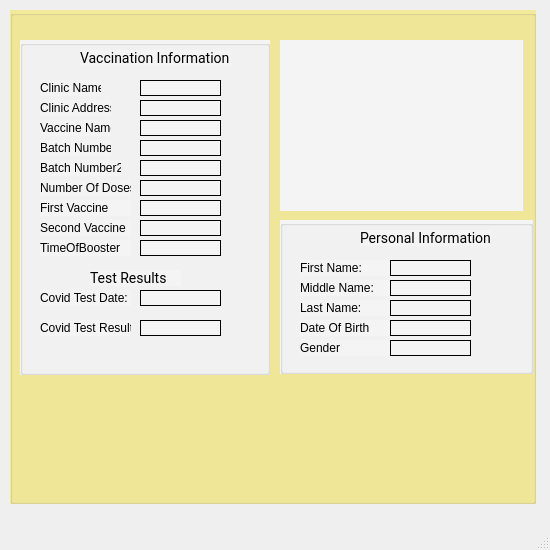
<?xml version="1.0" encoding="UTF-8"?>
<ui version="4.0">
 <class>citezinReport</class>
 <widget class="QMainWindow" name="citezinReport">
  <property name="geometry">
   <rect>
    <x>0</x>
    <y>0</y>
    <width>550</width>
    <height>550</height>
   </rect>
  </property>
  <property name="windowTitle">
   <string>MainWindow</string>
  </property>
  <widget class="QWidget" name="centralwidget">
   <widget class="QGroupBox" name="groupBox">
    <property name="geometry">
     <rect>
      <x>10</x>
      <y>10</y>
      <width>526</width>
      <height>494</height>
     </rect>
    </property>
    <property name="styleSheet">
     <string notr="true">background: rgba(247, 225, 24, 0.4);</string>
    </property>
    <property name="title">
     <string/>
    </property>
    <widget class="QGroupBox" name="groupBox_2">
     <property name="geometry">
      <rect>
       <x>10</x>
       <y>30</y>
       <width>250</width>
       <height>335</height>
      </rect>
     </property>
     <property name="styleSheet">
      <string notr="true">background-color: rgb(244, 244, 244);</string>
     </property>
     <property name="title">
      <string/>
     </property>
     <widget class="QLabel" name="label_2">
      <property name="geometry">
       <rect>
        <x>60</x>
        <y>10</y>
        <width>151</width>
        <height>16</height>
       </rect>
      </property>
      <property name="styleSheet">
       <string notr="true">font-family: Roboto;
font-style: normal;
font-weight: normal;
font-size: 14px;
line-height: 16px;

color: #000000;</string>
      </property>
      <property name="text">
       <string>Vaccination Information</string>
      </property>
     </widget>
     <widget class="QLabel" name="label_3">
      <property name="geometry">
       <rect>
        <x>20</x>
        <y>40</y>
        <width>61</width>
        <height>16</height>
       </rect>
      </property>
      <property name="text">
       <string>Clinic Name</string>
      </property>
     </widget>
     <widget class="QLabel" name="label_4">
      <property name="geometry">
       <rect>
        <x>20</x>
        <y>60</y>
        <width>71</width>
        <height>16</height>
       </rect>
      </property>
      <property name="text">
       <string>Clinic Address</string>
      </property>
     </widget>
     <widget class="QLabel" name="label_5">
      <property name="geometry">
       <rect>
        <x>20</x>
        <y>80</y>
        <width>71</width>
        <height>16</height>
       </rect>
      </property>
      <property name="text">
       <string>Vaccine Name</string>
      </property>
     </widget>
     <widget class="QLabel" name="label_6">
      <property name="geometry">
       <rect>
        <x>20</x>
        <y>100</y>
        <width>71</width>
        <height>16</height>
       </rect>
      </property>
      <property name="text">
       <string>Batch Number1</string>
      </property>
     </widget>
     <widget class="QLabel" name="label_7">
      <property name="geometry">
       <rect>
        <x>20</x>
        <y>120</y>
        <width>81</width>
        <height>16</height>
       </rect>
      </property>
      <property name="text">
       <string>Batch Number2</string>
      </property>
     </widget>
     <widget class="QLabel" name="label_8">
      <property name="geometry">
       <rect>
        <x>20</x>
        <y>140</y>
        <width>91</width>
        <height>16</height>
       </rect>
      </property>
      <property name="text">
       <string>Number Of Doses</string>
      </property>
     </widget>
     <widget class="QLabel" name="label_9">
      <property name="geometry">
       <rect>
        <x>20</x>
        <y>160</y>
        <width>91</width>
        <height>16</height>
       </rect>
      </property>
      <property name="text">
       <string>First Vaccine</string>
      </property>
     </widget>
     <widget class="QLabel" name="label_10">
      <property name="geometry">
       <rect>
        <x>20</x>
        <y>180</y>
        <width>91</width>
        <height>16</height>
       </rect>
      </property>
      <property name="text">
       <string>Second Vaccine</string>
      </property>
     </widget>
     <widget class="QLabel" name="label_11">
      <property name="geometry">
       <rect>
        <x>20</x>
        <y>200</y>
        <width>91</width>
        <height>16</height>
       </rect>
      </property>
      <property name="text">
       <string>TimeOfBooster</string>
      </property>
     </widget>
     <widget class="QLabel" name="label_12">
      <property name="geometry">
       <rect>
        <x>70</x>
        <y>230</y>
        <width>91</width>
        <height>16</height>
       </rect>
      </property>
      <property name="styleSheet">
       <string notr="true">font-family: Roboto;
font-style: normal;
font-weight: normal;
font-size: 14px;
line-height: 16px;

color: #000000;</string>
      </property>
      <property name="text">
       <string>Test Results</string>
      </property>
     </widget>
     <widget class="QLabel" name="label_13">
      <property name="geometry">
       <rect>
        <x>20</x>
        <y>250</y>
        <width>91</width>
        <height>16</height>
       </rect>
      </property>
      <property name="text">
       <string>Covid Test Date:</string>
      </property>
     </widget>
     <widget class="QLabel" name="label_14">
      <property name="geometry">
       <rect>
        <x>20</x>
        <y>280</y>
        <width>91</width>
        <height>16</height>
       </rect>
      </property>
      <property name="text">
       <string>Covid Test Result:</string>
      </property>
     </widget>
     <widget class="QLabel" name="label_21">
      <property name="geometry">
       <rect>
        <x>120</x>
        <y>40</y>
        <width>81</width>
        <height>16</height>
       </rect>
      </property>
      <property name="frameShape">
       <enum>QFrame::Panel</enum>
      </property>
      <property name="text">
       <string/>
      </property>
     </widget>
     <widget class="QLabel" name="label_22">
      <property name="geometry">
       <rect>
        <x>120</x>
        <y>60</y>
        <width>81</width>
        <height>16</height>
       </rect>
      </property>
      <property name="frameShape">
       <enum>QFrame::Panel</enum>
      </property>
      <property name="text">
       <string/>
      </property>
     </widget>
     <widget class="QLabel" name="label_23">
      <property name="geometry">
       <rect>
        <x>120</x>
        <y>80</y>
        <width>81</width>
        <height>16</height>
       </rect>
      </property>
      <property name="frameShape">
       <enum>QFrame::Panel</enum>
      </property>
      <property name="text">
       <string/>
      </property>
     </widget>
     <widget class="QLabel" name="label_24">
      <property name="geometry">
       <rect>
        <x>120</x>
        <y>100</y>
        <width>81</width>
        <height>16</height>
       </rect>
      </property>
      <property name="frameShape">
       <enum>QFrame::Panel</enum>
      </property>
      <property name="text">
       <string/>
      </property>
     </widget>
     <widget class="QLabel" name="label_25">
      <property name="geometry">
       <rect>
        <x>120</x>
        <y>120</y>
        <width>81</width>
        <height>16</height>
       </rect>
      </property>
      <property name="frameShape">
       <enum>QFrame::Panel</enum>
      </property>
      <property name="text">
       <string/>
      </property>
     </widget>
     <widget class="QLabel" name="label_26">
      <property name="geometry">
       <rect>
        <x>120</x>
        <y>140</y>
        <width>81</width>
        <height>16</height>
       </rect>
      </property>
      <property name="frameShape">
       <enum>QFrame::Panel</enum>
      </property>
      <property name="text">
       <string/>
      </property>
     </widget>
     <widget class="QLabel" name="label_27">
      <property name="geometry">
       <rect>
        <x>120</x>
        <y>160</y>
        <width>81</width>
        <height>16</height>
       </rect>
      </property>
      <property name="frameShape">
       <enum>QFrame::Panel</enum>
      </property>
      <property name="text">
       <string/>
      </property>
     </widget>
     <widget class="QLabel" name="label_28">
      <property name="geometry">
       <rect>
        <x>120</x>
        <y>180</y>
        <width>81</width>
        <height>16</height>
       </rect>
      </property>
      <property name="frameShape">
       <enum>QFrame::Panel</enum>
      </property>
      <property name="text">
       <string/>
      </property>
     </widget>
     <widget class="QLabel" name="label_29">
      <property name="geometry">
       <rect>
        <x>120</x>
        <y>200</y>
        <width>81</width>
        <height>16</height>
       </rect>
      </property>
      <property name="frameShape">
       <enum>QFrame::Panel</enum>
      </property>
      <property name="text">
       <string/>
      </property>
     </widget>
     <widget class="QLabel" name="label_30">
      <property name="geometry">
       <rect>
        <x>120</x>
        <y>250</y>
        <width>81</width>
        <height>16</height>
       </rect>
      </property>
      <property name="frameShape">
       <enum>QFrame::Panel</enum>
      </property>
      <property name="text">
       <string/>
      </property>
     </widget>
     <widget class="QLabel" name="label_31">
      <property name="geometry">
       <rect>
        <x>120</x>
        <y>280</y>
        <width>81</width>
        <height>16</height>
       </rect>
      </property>
      <property name="frameShape">
       <enum>QFrame::Panel</enum>
      </property>
      <property name="text">
       <string/>
      </property>
     </widget>
    </widget>
    <widget class="QGroupBox" name="groupBox_3">
     <property name="geometry">
      <rect>
       <x>270</x>
       <y>210</y>
       <width>253</width>
       <height>154</height>
      </rect>
     </property>
     <property name="styleSheet">
      <string notr="true">background-color: rgb(244, 244, 244);</string>
     </property>
     <property name="title">
      <string/>
     </property>
     <widget class="QLabel" name="label_15">
      <property name="geometry">
       <rect>
        <x>20</x>
        <y>40</y>
        <width>91</width>
        <height>16</height>
       </rect>
      </property>
      <property name="text">
       <string>First Name:</string>
      </property>
     </widget>
     <widget class="QLabel" name="label_16">
      <property name="geometry">
       <rect>
        <x>80</x>
        <y>10</y>
        <width>131</width>
        <height>16</height>
       </rect>
      </property>
      <property name="styleSheet">
       <string notr="true">font-family: Roboto;
font-style: normal;
font-weight: normal;
font-size: 14px;
line-height: 16px;

color: #000000;</string>
      </property>
      <property name="text">
       <string>Personal Information</string>
      </property>
     </widget>
     <widget class="QLabel" name="label_17">
      <property name="geometry">
       <rect>
        <x>20</x>
        <y>60</y>
        <width>91</width>
        <height>16</height>
       </rect>
      </property>
      <property name="text">
       <string>Middle Name:</string>
      </property>
     </widget>
     <widget class="QLabel" name="label_18">
      <property name="geometry">
       <rect>
        <x>20</x>
        <y>80</y>
        <width>91</width>
        <height>16</height>
       </rect>
      </property>
      <property name="text">
       <string>Last Name:</string>
      </property>
     </widget>
     <widget class="QLabel" name="label_19">
      <property name="geometry">
       <rect>
        <x>20</x>
        <y>100</y>
        <width>91</width>
        <height>16</height>
       </rect>
      </property>
      <property name="text">
       <string>Date Of Birth</string>
      </property>
     </widget>
     <widget class="QLabel" name="label_20">
      <property name="geometry">
       <rect>
        <x>20</x>
        <y>120</y>
        <width>91</width>
        <height>16</height>
       </rect>
      </property>
      <property name="text">
       <string>Gender</string>
      </property>
     </widget>
     <widget class="QLabel" name="label_32">
      <property name="geometry">
       <rect>
        <x>110</x>
        <y>40</y>
        <width>81</width>
        <height>16</height>
       </rect>
      </property>
      <property name="frameShape">
       <enum>QFrame::Panel</enum>
      </property>
      <property name="text">
       <string/>
      </property>
     </widget>
     <widget class="QLabel" name="label_33">
      <property name="geometry">
       <rect>
        <x>110</x>
        <y>60</y>
        <width>81</width>
        <height>16</height>
       </rect>
      </property>
      <property name="frameShape">
       <enum>QFrame::Panel</enum>
      </property>
      <property name="text">
       <string/>
      </property>
     </widget>
     <widget class="QLabel" name="label_34">
      <property name="geometry">
       <rect>
        <x>110</x>
        <y>80</y>
        <width>81</width>
        <height>16</height>
       </rect>
      </property>
      <property name="frameShape">
       <enum>QFrame::Panel</enum>
      </property>
      <property name="text">
       <string/>
      </property>
     </widget>
     <widget class="QLabel" name="label_35">
      <property name="geometry">
       <rect>
        <x>110</x>
        <y>100</y>
        <width>81</width>
        <height>16</height>
       </rect>
      </property>
      <property name="frameShape">
       <enum>QFrame::Panel</enum>
      </property>
      <property name="text">
       <string/>
      </property>
     </widget>
     <widget class="QLabel" name="label_36">
      <property name="geometry">
       <rect>
        <x>110</x>
        <y>120</y>
        <width>81</width>
        <height>16</height>
       </rect>
      </property>
      <property name="frameShape">
       <enum>QFrame::Panel</enum>
      </property>
      <property name="text">
       <string/>
      </property>
     </widget>
    </widget>
    <widget class="QLabel" name="label">
     <property name="geometry">
      <rect>
       <x>270</x>
       <y>30</y>
       <width>243</width>
       <height>171</height>
      </rect>
     </property>
     <property name="styleSheet">
      <string notr="true">background-color: rgb(244, 244, 244);</string>
     </property>
     <property name="text">
      <string/>
     </property>
    </widget>
   </widget>
  </widget>
  <widget class="QMenuBar" name="menubar">
   <property name="geometry">
    <rect>
     <x>0</x>
     <y>0</y>
     <width>550</width>
     <height>20</height>
    </rect>
   </property>
  </widget>
  <widget class="QStatusBar" name="statusbar"/>
 </widget>
 <resources/>
 <connections/>
</ui>
